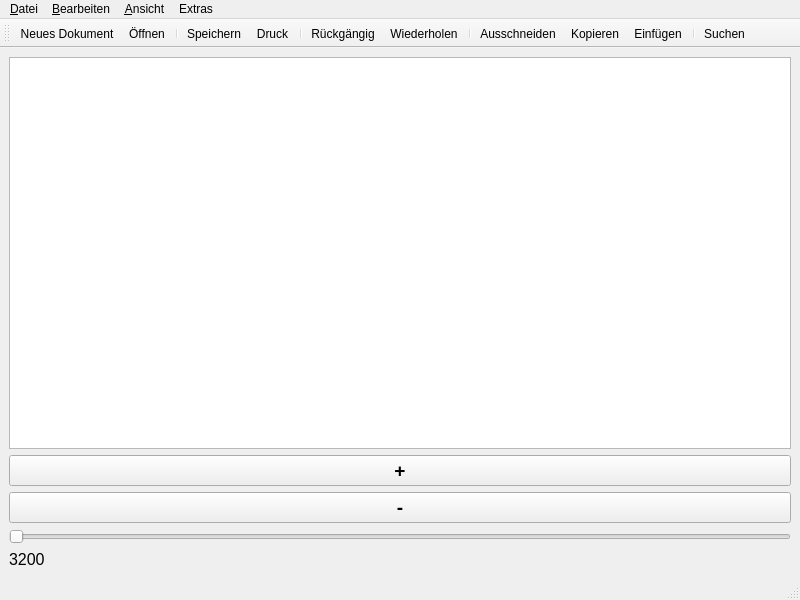
<?xml version="1.0" encoding="UTF-8"?>
<ui version="4.0">
 <class>MainWindow</class>
 <widget class="QMainWindow" name="MainWindow">
  <property name="geometry">
   <rect>
    <x>0</x>
    <y>0</y>
    <width>800</width>
    <height>600</height>
   </rect>
  </property>
  <property name="windowTitle">
   <string>MainWindow</string>
  </property>
  <widget class="QWidget" name="centralwidget">
   <layout class="QGridLayout" name="gridLayout">
    <item row="3" column="0">
     <widget class="QSlider" name="sldZoom">
      <property name="minimum">
       <number>100</number>
      </property>
      <property name="maximum">
       <number>3200</number>
      </property>
      <property name="singleStep">
       <number>10</number>
      </property>
      <property name="pageStep">
       <number>100</number>
      </property>
      <property name="orientation">
       <enum>Qt::Horizontal</enum>
      </property>
     </widget>
    </item>
    <item row="1" column="0">
     <widget class="QPushButton" name="btnZoomPlus">
      <property name="font">
       <font>
        <pointsize>14</pointsize>
        <bold>true</bold>
       </font>
      </property>
      <property name="text">
       <string>+</string>
      </property>
     </widget>
    </item>
    <item row="0" column="0">
     <widget class="QTextEdit" name="textEdit"/>
    </item>
    <item row="2" column="0">
     <widget class="QPushButton" name="btnZoomMinus">
      <property name="font">
       <font>
        <pointsize>14</pointsize>
        <bold>true</bold>
       </font>
      </property>
      <property name="text">
       <string>-</string>
      </property>
     </widget>
    </item>
    <item row="4" column="0">
     <widget class="QLabel" name="lblZoom">
      <property name="font">
       <font>
        <pointsize>12</pointsize>
       </font>
      </property>
      <property name="text">
       <string>3200</string>
      </property>
     </widget>
    </item>
   </layout>
  </widget>
  <widget class="QMenuBar" name="menubar">
   <property name="geometry">
    <rect>
     <x>0</x>
     <y>0</y>
     <width>800</width>
     <height>26</height>
    </rect>
   </property>
   <widget class="QMenu" name="menu_Datei">
    <property name="title">
     <string>&amp;Datei</string>
    </property>
    <widget class="QMenu" name="menuDrucken">
     <property name="title">
      <string>Drucken</string>
     </property>
     <addaction name="action_Vorschau"/>
     <addaction name="action_Druck"/>
    </widget>
    <addaction name="action_Neues_Dokument"/>
    <addaction name="action_Oeffnen"/>
    <addaction name="separator"/>
    <addaction name="action_Speichern"/>
    <addaction name="action_Speichern_unter"/>
    <addaction name="separator"/>
    <addaction name="menuDrucken"/>
    <addaction name="separator"/>
    <addaction name="action_Beenden"/>
   </widget>
   <widget class="QMenu" name="menu_Bearbeiten">
    <property name="title">
     <string>&amp;Bearbeiten</string>
    </property>
    <addaction name="action_Rueckgaengig"/>
    <addaction name="action_Wiederholen"/>
    <addaction name="separator"/>
    <addaction name="action_Ausschneiden"/>
    <addaction name="action_Kopieren"/>
    <addaction name="action_Einfuegen"/>
    <addaction name="separator"/>
    <addaction name="action_Suchen"/>
    <addaction name="action_Ersetzen"/>
   </widget>
   <widget class="QMenu" name="menu_Ansicht">
    <property name="title">
     <string>&amp;Ansicht</string>
    </property>
    <widget class="QMenu" name="menu_Farbe">
     <property name="title">
      <string>&amp;Farbe</string>
     </property>
     <addaction name="action_Vordergrund"/>
    </widget>
    <widget class="QMenu" name="menu_Zoom">
     <property name="title">
      <string>&amp;Zoom</string>
     </property>
     <addaction name="action_100"/>
     <addaction name="action_200"/>
     <addaction name="action_300"/>
     <addaction name="action_400"/>
     <addaction name="action_800"/>
     <addaction name="action_1600"/>
     <addaction name="action_3200"/>
    </widget>
    <addaction name="menu_Zoom"/>
    <addaction name="action_Schriftart"/>
    <addaction name="menu_Farbe"/>
   </widget>
   <widget class="QMenu" name="menuExtras">
    <property name="title">
     <string>Extras</string>
    </property>
    <widget class="QMenu" name="menu_Spracheinstellung">
     <property name="title">
      <string>&amp;Spracheinstellung</string>
     </property>
     <addaction name="action_Deutsch"/>
     <addaction name="action_Englisch"/>
     <addaction name="action_Franzoesisch"/>
     <addaction name="action_Spanisch"/>
     <addaction name="action_Portugiesisch"/>
    </widget>
    <addaction name="action_Optionen"/>
    <addaction name="menu_Spracheinstellung"/>
   </widget>
   <addaction name="menu_Datei"/>
   <addaction name="menu_Bearbeiten"/>
   <addaction name="menu_Ansicht"/>
   <addaction name="menuExtras"/>
  </widget>
  <widget class="QStatusBar" name="statusbar"/>
  <widget class="QToolBar" name="toolBar">
   <property name="windowTitle">
    <string>toolBar</string>
   </property>
   <attribute name="toolBarArea">
    <enum>TopToolBarArea</enum>
   </attribute>
   <attribute name="toolBarBreak">
    <bool>false</bool>
   </attribute>
   <addaction name="action_Neues_Dokument"/>
   <addaction name="action_Oeffnen"/>
   <addaction name="separator"/>
   <addaction name="action_Speichern"/>
   <addaction name="action_Druck"/>
   <addaction name="separator"/>
   <addaction name="action_Rueckgaengig"/>
   <addaction name="action_Wiederholen"/>
   <addaction name="separator"/>
   <addaction name="action_Ausschneiden"/>
   <addaction name="action_Kopieren"/>
   <addaction name="action_Einfuegen"/>
   <addaction name="separator"/>
   <addaction name="action_Suchen"/>
  </widget>
  <action name="action_Neues_Dokument">
   <property name="icon">
    <iconset resource="ressourcen.qrc">
     <normaloff>:/icons/_Editor_Icons/new_1.png</normaloff>:/icons/_Editor_Icons/new_1.png</iconset>
   </property>
   <property name="text">
    <string>&amp;Neues Dokument</string>
   </property>
   <property name="shortcut">
    <string>Ctrl+N</string>
   </property>
  </action>
  <action name="action_Oeffnen">
   <property name="icon">
    <iconset resource="ressourcen.qrc">
     <normaloff>:/icons/_Editor_Icons/open_4.png</normaloff>:/icons/_Editor_Icons/open_4.png</iconset>
   </property>
   <property name="text">
    <string>Ö&amp;ffnen</string>
   </property>
   <property name="shortcut">
    <string>Ctrl+O</string>
   </property>
  </action>
  <action name="action_Speichern">
   <property name="icon">
    <iconset resource="ressourcen.qrc">
     <normaloff>:/icons/_Editor_Icons/save_1.png</normaloff>:/icons/_Editor_Icons/save_1.png</iconset>
   </property>
   <property name="text">
    <string>&amp;Speichern</string>
   </property>
   <property name="shortcut">
    <string>Ctrl+S</string>
   </property>
  </action>
  <action name="action_Speichern_unter">
   <property name="icon">
    <iconset resource="ressourcen.qrc">
     <normaloff>:/icons/_Editor_Icons/save_4.png</normaloff>:/icons/_Editor_Icons/save_4.png</iconset>
   </property>
   <property name="text">
    <string>Speichern &amp;unter</string>
   </property>
   <property name="shortcut">
    <string>Ctrl+Shift+S</string>
   </property>
  </action>
  <action name="action_Vorschau">
   <property name="text">
    <string>&amp;Vorschau</string>
   </property>
  </action>
  <action name="action_Druck">
   <property name="icon">
    <iconset resource="ressourcen.qrc">
     <normaloff>:/icons/_Editor_Icons/print_1.png</normaloff>:/icons/_Editor_Icons/print_1.png</iconset>
   </property>
   <property name="text">
    <string>&amp;Druck</string>
   </property>
   <property name="shortcut">
    <string>Ctrl+P</string>
   </property>
  </action>
  <action name="action_Beenden">
   <property name="text">
    <string>&amp;Beenden</string>
   </property>
  </action>
  <action name="action_Rueckgaengig">
   <property name="icon">
    <iconset resource="ressourcen.qrc">
     <normaloff>:/icons/_Editor_Icons/back_5.png</normaloff>:/icons/_Editor_Icons/back_5.png</iconset>
   </property>
   <property name="text">
    <string>&amp;Rückgängig</string>
   </property>
   <property name="shortcut">
    <string>Ctrl+Z</string>
   </property>
  </action>
  <action name="action_Wiederholen">
   <property name="icon">
    <iconset resource="ressourcen.qrc">
     <normaloff>:/icons/_Editor_Icons/forward_5.png</normaloff>:/icons/_Editor_Icons/forward_5.png</iconset>
   </property>
   <property name="text">
    <string>&amp;Wiederholen</string>
   </property>
   <property name="shortcut">
    <string>Ctrl+Y</string>
   </property>
  </action>
  <action name="action_Ausschneiden">
   <property name="icon">
    <iconset resource="ressourcen.qrc">
     <normaloff>:/icons/_Editor_Icons/cut_3.png</normaloff>:/icons/_Editor_Icons/cut_3.png</iconset>
   </property>
   <property name="text">
    <string>&amp;Ausschneiden</string>
   </property>
   <property name="shortcut">
    <string>Ctrl+X</string>
   </property>
  </action>
  <action name="action_Kopieren">
   <property name="icon">
    <iconset resource="ressourcen.qrc">
     <normaloff>:/icons/_Editor_Icons/copy_4.png</normaloff>:/icons/_Editor_Icons/copy_4.png</iconset>
   </property>
   <property name="text">
    <string>&amp;Kopieren</string>
   </property>
   <property name="shortcut">
    <string>Ctrl+C</string>
   </property>
  </action>
  <action name="action_Einfuegen">
   <property name="icon">
    <iconset resource="ressourcen.qrc">
     <normaloff>:/icons/_Editor_Icons/paste_4.png</normaloff>:/icons/_Editor_Icons/paste_4.png</iconset>
   </property>
   <property name="text">
    <string>&amp;Einfügen</string>
   </property>
   <property name="shortcut">
    <string>Ctrl+V</string>
   </property>
  </action>
  <action name="action_Suchen">
   <property name="icon">
    <iconset resource="ressourcen.qrc">
     <normaloff>:/icons/_Editor_Icons/find_3.png</normaloff>:/icons/_Editor_Icons/find_3.png</iconset>
   </property>
   <property name="text">
    <string>&amp;Suchen</string>
   </property>
   <property name="shortcut">
    <string>Ctrl+F</string>
   </property>
  </action>
  <action name="action_Ersetzen">
   <property name="text">
    <string>&amp;Ersetzen</string>
   </property>
   <property name="shortcut">
    <string>Ctrl+H</string>
   </property>
  </action>
  <action name="action_Schriftart">
   <property name="icon">
    <iconset resource="ressourcen.qrc">
     <normaloff>:/icons/_Editor_Icons/font_1.png</normaloff>:/icons/_Editor_Icons/font_1.png</iconset>
   </property>
   <property name="text">
    <string>&amp;Schriftart</string>
   </property>
  </action>
  <action name="action_Vordergrund">
   <property name="text">
    <string>&amp;Vordergrund</string>
   </property>
  </action>
  <action name="action_Optionen">
   <property name="text">
    <string>Optionen</string>
   </property>
  </action>
  <action name="action_Deutsch">
   <property name="text">
    <string>&amp;Deutsch</string>
   </property>
  </action>
  <action name="action_Englisch">
   <property name="text">
    <string>&amp;Englisch</string>
   </property>
  </action>
  <action name="action_Franzoesisch">
   <property name="text">
    <string>&amp;Französisch</string>
   </property>
  </action>
  <action name="action_Spanisch">
   <property name="text">
    <string>&amp;Spanisch</string>
   </property>
  </action>
  <action name="action_Portugiesisch">
   <property name="text">
    <string>&amp;Portogiesisch</string>
   </property>
   <property name="toolTip">
    <string>Portugiesisch</string>
   </property>
  </action>
  <action name="action_100">
   <property name="text">
    <string>100%</string>
   </property>
  </action>
  <action name="action_200">
   <property name="text">
    <string>200%</string>
   </property>
  </action>
  <action name="action_300">
   <property name="text">
    <string>300%</string>
   </property>
  </action>
  <action name="action_400">
   <property name="text">
    <string>400%</string>
   </property>
  </action>
  <action name="action_800">
   <property name="text">
    <string>800%</string>
   </property>
  </action>
  <action name="action_1600">
   <property name="text">
    <string>1600%</string>
   </property>
  </action>
  <action name="action_3200">
   <property name="text">
    <string>3200%</string>
   </property>
  </action>
 </widget>
 <resources>
  <include location="ressourcen.qrc"/>
 </resources>
 <connections/>
</ui>
